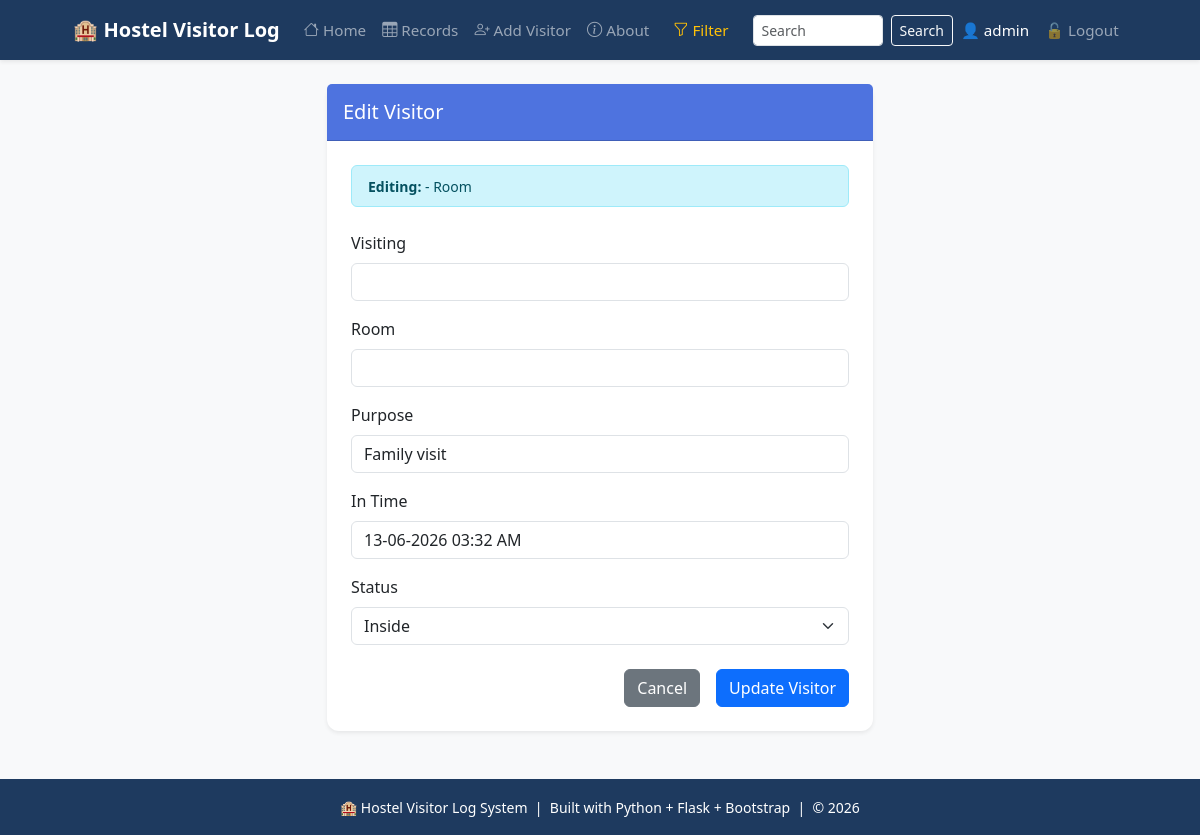
Page /edit_visitor/3 (signed in) on the committed database.
### tables this page shows
CREATE TABLE visitors (
            id INTEGER PRIMARY KEY AUTOINCREMENT,
            visitor_name TEXT NOT NULL,
            student_name TEXT NOT NULL,
            room_number TEXT NOT NULL,
            purpose TEXT NOT NULL,
            in_time TEXT NOT NULL,
            out_time TEXT NOT NULL DEFAULT 'Still Inside',
            status TEXT DEFAULT 'Inside'
        );

### app.py (the view, shortened to what this page needs)
@app.route('/edit_visitor/<int:id>', methods=['GET', 'POST'])
def edit_visitor(id):
    if 'username' not in session:
            flash('Please login first', 'warning')
            return redirect(url_for('login'))
    conn = get_db()
    visitor = conn.execute('SELECT * FROM visitors WHERE id = ?', (id,)).fetchone()
    if visitor is None:
        conn.close()
        flash('Visitor not found', 'danger')
        return redirect(url_for('records'))
    conn.close()
    return render_template('edit_visitor.html', visitor=visitor)

### app.py (called while the page is built)
def get_db():
    conn = sqlite3.connect('database.db')
    conn.row_factory = sqlite3.Row
    return conn

@app.context_processor
def inject_user():
    return dict(current_user=session.get('username'))

### templates/edit_visitor.html (shortened to what this page needs)
{% extends "base.html" %}
{% block content %}
<div class="row justify-content-center">
    <div class="col-md-6">
        <div class="card shadow-sm">
            <div class="card-header py-3" style="background-color: #4e73df;">
                <h5 class="mb-0 text-white">
                     Edit Visitor
                </h5>
            </div>
            <div class="card-body p-4">
                <div class="alert alert-info py-2 mb-4">
                    <small>
                        <strong>Editing: </strong>
                        {{ visitor.visiting }} - Room {{ visitor.room }}
                    </small>
                </div>
                <form method="POST" action="{{ url_for('edit_visitor', id=visitor.id) }}">
                    <div class="mb-3">
                        <label class="form-label">Visiting</label>
                        <input type="text" class="form-control" name="visiting"
                               value="{{ visitor.visiting }}" required>
                    </div>
                    <div class="mb-3">
                        <label class="form-label">Room</label>
                        <input type="text" class="form-control" name="room"
                               value="{{ visitor.room }}" required>
                    </div>
                    <div class="mb-3">
                        <label class="form-label">Purpose</label>
                        <input type="text" class="form-control" name="purpose"
                               value="{{ visitor.purpose }}" required>
                    </div>
                    <div class="mb-3">
                        <label class="form-label">In Time</label>
                        <input type="text" class="form-control" name="in_time"
                               value="{{ visitor.in_time }}" required>
                    </div>
                    <div class="mb-4">
                        <label class="form-label">Status</label>
                        <select class="form-select" name="status" required>
                            <option value="Inside" {% if visitor.status == 'Inside' %}selected{% endif %}>Inside</option>
                        </select>
                    </div>
                    <div class="d-grid gap-2 d-md-flex justify-content-md-end">
                        <a href="{{ url_for('records') }}" class="btn btn-secondary me-md-2">
                             Cancel
                        </a>
                        <button type="submit" class="btn btn-primary">
                             Update Visitor
                        </button>
                    </div>
                </form>
            </div>
        </div>
    </div>
</div>
{% endblock %}

### templates/base.html (style rules this page uses)
:root { --brand: #1e3a5f; }
body { background-color: #f8f9fa; }
.card { border: none; border-radius: 12px; box-shadow: 0 2px 8px rgba(0,0,0,0.08); transition: transform 0.2s, box-shadow 0.2s; }

### rows in the picture
visitors: purpose "Family visit", in_time "13-06-2026 03:32 AM", status "Inside"

### other values in the picture
{{ session.username }} "admin"
